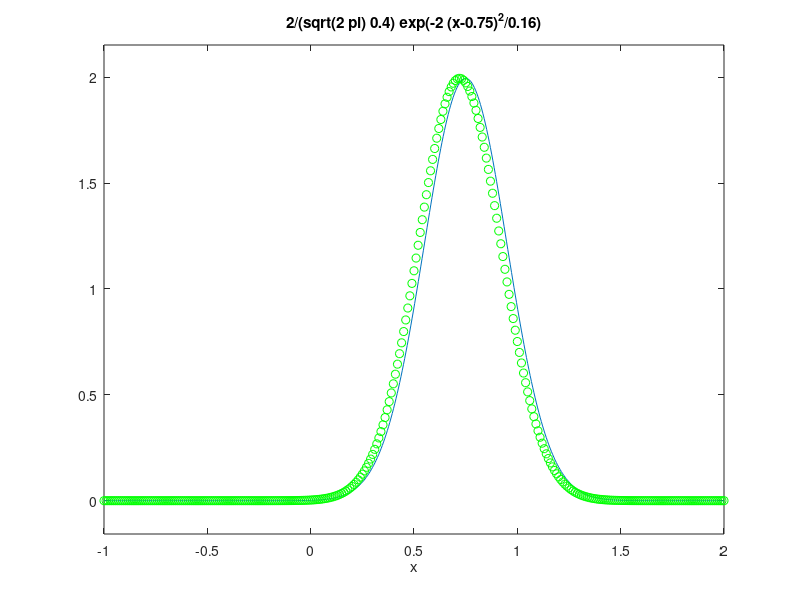

MATLAB code for this plot:
ezplot('2/(sqrt(2*pi)*0.4)*exp(-2*(x-0.75)^2/0.16)',[-1,2])
a=-1:0.01:2;
b=2/(sqrt(2*pi)*0.4)*exp(-2*(a-0.72058824).^2/0.16);
hold on
scatter(a,b,'g')